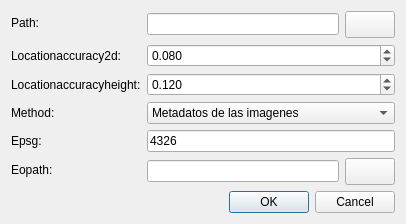
<?xml version="1.0" encoding="UTF-8"?>
<ui version="4.0">
 <class>SampleDialog</class>
 <widget class="QDialog" name="SampleDialog">
  <property name="geometry">
   <rect>
    <x>0</x>
    <y>0</y>
    <width>406</width>
    <height>174</height>
   </rect>
  </property>
  <property name="windowTitle">
   <string>Photo</string>
  </property>
  <layout class="QVBoxLayout" name="verticalLayout">
   <item>
      <layout class="QFormLayout" name="formLayout">
        <item row="0" column="0">
     <widget class="QLabel" name="label_Path">
          <property name="text">
          <string>Path:</string>
          </property>
     </widget>
     </item>
<item row="0" column="1">
     <layout class="QHBoxLayout" name="horizontalLayout">
    <item>
     <widget class="QLineEdit" name="Path">
          <property name="field_name" stdset="0">
               <string>Path</string>
          </property>
          <property name="key" stdset="0">
               <string>file</string>
          </property>
          <property name="prop_name" stdset="0">
               <string>text</string>
          </property> 
                      
                    <property name="type" stdset="0">
                        <string>folder</string>
                    </property>
                            
                    <property name="toolTip" stdset="0">
                        <string>Ruta del directorio donde se localizan las imagenes</string>
                    </property>
                   
          
        <property name="text">
            <string></string>
        </property>
        
     </widget>
     </item>
<item>
    <widget class="QPushButton" name="fileWidgetButton_Path">
    <property name="sizePolicy">
    <sizepolicy hsizetype="Preferred" vsizetype="Fixed">
    <horstretch>0</horstretch>
    <verstretch>0</verstretch>
    </sizepolicy>
    </property>
    <property name="maximumSize">
    <size>
    <width>50</width>
    <height>16777215</height>
    </size>
    </property>
    <property name="font">
    <font>
    <pointsize>12</pointsize>
    <bold>true</bold>
    </font>
    </property>
    <property name="for_file_widget" stdset="0">
        <string>Path</string>
    </property>  
    </widget>
</item>
</layout>
</item>
  <item row="1" column="0">
     <widget class="QLabel" name="label_LocationAccuracy2D">
          <property name="text">
          <string>Locationaccuracy2d:</string>
          </property>
     </widget>
     </item>
<item row="1" column="1">
     
     <widget class="QDoubleSpinBox" name="LocationAccuracy2D">
          <property name="field_name" stdset="0">
               <string>LocationAccuracy2D</string>
          </property>
          <property name="key" stdset="0">
               <string>double</string>
          </property>
          <property name="prop_name" stdset="0">
               <string>value</string>
          </property> 
                      
                    <property name="decimals" stdset="0">
                        <number>3</number>
                    </property>
                            
                    <property name="minimum" stdset="0">
                        <string>0.0</string>
                    </property>
                            
                    <property name="maximum" stdset="0">
                        <string>10.0</string>
                    </property>
                            
                    <property name="singleStep" stdset="0">
                        <string>0.01</string>
                    </property>
                            
                    <property name="toolTip" stdset="0">
                        <string>Precision horizontal de la orientacion externa de las imagenes en metros</string>
                    </property>
                   
          
        <property name="value">
            <double>0.08</double>
        </property>
        
     </widget>
     
</item>
  <item row="2" column="0">
     <widget class="QLabel" name="label_LocationAccuracyHeight">
          <property name="text">
          <string>Locationaccuracyheight:</string>
          </property>
     </widget>
     </item>
<item row="2" column="1">
     
     <widget class="QDoubleSpinBox" name="LocationAccuracyHeight">
          <property name="field_name" stdset="0">
               <string>LocationAccuracyHeight</string>
          </property>
          <property name="key" stdset="0">
               <string>double</string>
          </property>
          <property name="prop_name" stdset="0">
               <string>value</string>
          </property> 
                      
                    <property name="decimals" stdset="0">
                        <number>3</number>
                    </property>
                            
                    <property name="minimum" stdset="0">
                        <string>0.0</string>
                    </property>
                            
                    <property name="maximum" stdset="0">
                        <string>10.0</string>
                    </property>
                            
                    <property name="singleStep" stdset="0">
                        <string>0.01</string>
                    </property>
                            
                    <property name="toolTip" stdset="0">
                        <string>Precision vertical de la orientacion externa de las imagenes en metros</string>
                    </property>
                   
          
        <property name="value">
            <double>0.12</double>
        </property>
        
     </widget>
     
</item>
  <item row="3" column="0">
     <widget class="QLabel" name="label_Method">
          <property name="text">
          <string>Method:</string>
          </property>
     </widget>
     </item>
<item row="3" column="1">
     
     <widget class="QComboBox" name="Method">
          <property name="field_name" stdset="0">
               <string>Method</string>
          </property>
          <property name="key" stdset="0">
               <string>combo</string>
          </property>
          <property name="prop_name" stdset="0">
               <string>currentIndex</string>
          </property> 
                      
                    <property name="toolTip" stdset="0">
                        <string>Fuente de la que se importaran las orientaciones externas de las imagenes</string>
                    </property>
                   
          
            <item>
                <property name="text">
                <string>Metadatos de las imagenes</string>
                </property>
                <property name="flags">
                    <set>ItemIsSelectable|ItemIsEditable|ItemIsDragEnabled|ItemIsUserCheckable|ItemIsEnabled</set>
                </property>
            </item>
            
            <item>
                <property name="text">
                <string>Fichero CSV</string>
                </property>
                <property name="flags">
                    <set>ItemIsSelectable|ItemIsEditable|ItemIsDragEnabled|ItemIsUserCheckable|ItemIsEnabled</set>
                </property>
            </item>
            
     </widget>
     
</item>
  <item row="4" column="0">
     <widget class="QLabel" name="label_EPSG">
          <property name="text">
          <string>Epsg:</string>
          </property>
     </widget>
     </item>
<item row="4" column="1">
     
     <widget class="QLineEdit" name="EPSG">
          <property name="field_name" stdset="0">
               <string>EPSG</string>
          </property>
          <property name="key" stdset="0">
               <string>lineedit</string>
          </property>
          <property name="prop_name" stdset="0">
               <string>text</string>
          </property> 
                      
                    <property name="toolTip" stdset="0">
                        <string>Codigo EPSG con el que se importaran las orientaciones externas de las imagenes</string>
                    </property>
                   
          
        <property name="text">
            <string>4326</string>
        </property>
        
     </widget>
     
</item>
  <item row="5" column="0">
     <widget class="QLabel" name="label_EoPath">
          <property name="text">
          <string>Eopath:</string>
          </property>
     </widget>
     </item>
<item row="5" column="1">
     <layout class="QHBoxLayout" name="horizontalLayout">
    <item>
     <widget class="QLineEdit" name="EoPath">
          <property name="field_name" stdset="0">
               <string>EoPath</string>
          </property>
          <property name="key" stdset="0">
               <string>file</string>
          </property>
          <property name="prop_name" stdset="0">
               <string>text</string>
          </property> 
                      
                    <property name="toolTip" stdset="0">
                        <string>Ruta del archivo CSV con las orientaciones externas</string>
                    </property>
                   
          
        <property name="text">
            <string></string>
        </property>
        
     </widget>
     </item>
<item>
    <widget class="QPushButton" name="fileWidgetButton_EoPath">
    <property name="sizePolicy">
    <sizepolicy hsizetype="Preferred" vsizetype="Fixed">
    <horstretch>0</horstretch>
    <verstretch>0</verstretch>
    </sizepolicy>
    </property>
    <property name="maximumSize">
    <size>
    <width>50</width>
    <height>16777215</height>
    </size>
    </property>
    <property name="font">
    <font>
    <pointsize>12</pointsize>
    <bold>true</bold>
    </font>
    </property>
    <property name="for_file_widget" stdset="0">
        <string>EoPath</string>
    </property>  
    </widget>
</item>
</layout>
</item>
  
      </layout>
   </item>
   <item>
    <widget class="QDialogButtonBox" name="buttonBox">
     <property name="standardButtons">
      <set>QDialogButtonBox::Cancel|QDialogButtonBox::Ok</set>
     </property>
    </widget>
   </item>
  </layout>
 </widget>
 <resources/>
 <connections>
  <connection>
   <sender>buttonBox</sender>
   <signal>rejected()</signal>
   <receiver>SampleDialog</receiver>
   <slot>reject()</slot>
  </connection>
  <connection>
   <sender>buttonBox</sender>
   <signal>accepted()</signal>
   <receiver>SampleDialog</receiver>
   <slot>accept()</slot>
  </connection>
  
 </connections>
  <slots>
    <slot>listAddButtonClicked()</slot>
    <slot>fileWidgetButtonClicked()</slot>
    <slot>imageWidgetRemoveButtonClicked()</slot>
    <slot>imageWidgetChangeButtonClicked()</slot>
    <slot>imagesWidgetChangeDirectoryButtonClicked()</slot>
    <slot>listDeleteButtonClicked()</slot>
    <slot>objectDetailButtonClicked()</slot>
    <slot>tableAddButtonClicked()</slot>
    <slot>tableDeleteButtonClicked()</slot>
    <slot>simpleGridFirstPageButtonClicked()</slot>
    <slot>simpleGridPreviousPageButtonClicked()</slot>
    <slot>simpleGridNextPageButtonClicked()</slot>
    <slot>simpleGridLastPageButtonClicked()</slot>
    <slot>simpleGridPageCountComboChanged()</slot>


 </slots>
</ui>
